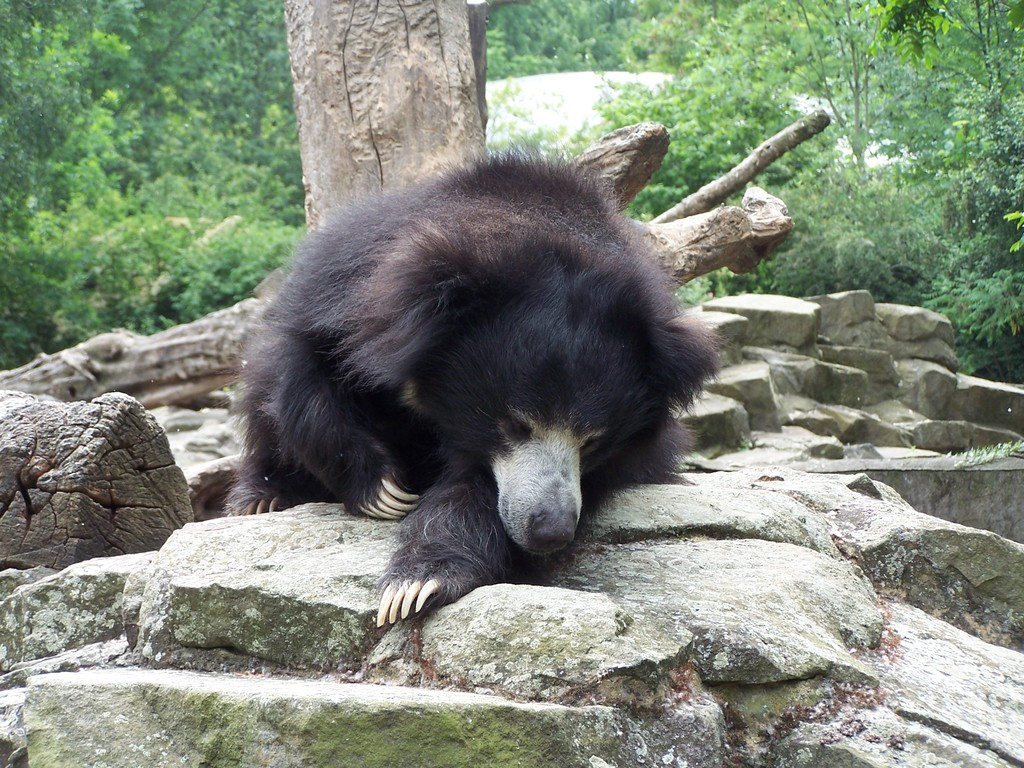
#> input picture test_img/0df78ee76bafd3a9.jpg, 1024 x 768 px; its folder holds 4 pictures in this run
$ python extract_feature.py
#> lines starting #> are read from the running program, lines starting #| are printed output that depends on the picture
# Import các thư viện cần thiết
import cv2
import os
import numpy as np
import pickle
# Hàm trích xuất đặc trưng từ ảnh
def extract_features(img_path, output_path, algo="SIFT", max_keypoints=500):
    """
    Trích xuất đặc trưng từ ảnh và lưu kết quả vào tệp.
    :param img_path: Đường dẫn thư mục chứa ảnh.
    :param output_path: Đường dẫn lưu trữ tệp đặc trưng.
    :param algo: Thuật toán sử dụng (SIFT hoặc ORB).
    :param max_keypoints: Số lượng điểm đặc trưng tối đa.
    """
#> called with img_path = 'test_img/', output_path = 'features.csv', algo = 'SIFT', max_keypoints = 500
    # Lấy danh sách các ảnh
    img_list = [f for f in os.listdir(img_path) if f.lower().endswith(('.jpg', '.png', '.jpeg'))]

    # Khởi tạo thuật toán
    if algo == "SIFT":
        detector = cv2.SIFT_create(max_keypoints)
    elif algo == "ORB":
        detector = cv2.ORB_create(max_keypoints)
    else:
        raise ValueError("Algorithm must be 'SIFT' or 'ORB'.")

    # Lưu trữ đặc trưng
    features = {}

    for img_name in img_list:
        img_file = os.path.join(img_path, img_name)
        print(f"Đang xử lý: {img_file}")

        # Đọc và chuyển đổi ảnh
        img = cv2.imread(img_file)
#> img is the input picture: shape (768, 1024, 3); mean B, G, R 120.7, 136.1, 127.3
        if img is None:
            print(f"Không thể đọc ảnh: {img_file}. Bỏ qua...")
            continue
        gray = cv2.cvtColor(img, cv2.COLOR_BGR2GRAY)
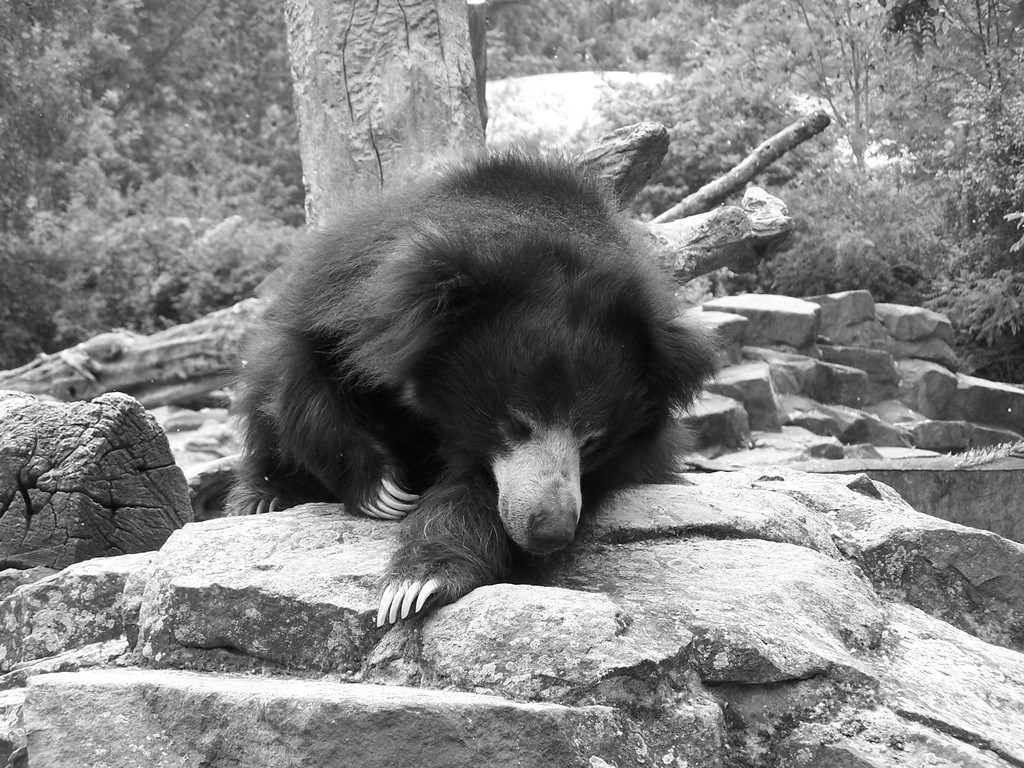
#> gray: shape (768, 1024); min 0, max 255, mean 131.7

        # Trích xuất đặc trưng
        keypoints, descriptors = detector.detectAndCompute(gray, None)
#> keypoints = 500 keypoints; strongest (x, y, size): (1009, 410, 1.9), (974, 221, 1.9), (266, 478, 1.9), (101, 403, 2.1)
        features[img_name] = {
            "keypoints": [kp.pt for kp in keypoints],  # Chỉ lưu tọa độ điểm đặc trưng
            "descriptors": descriptors
        }
#> pass 2 of the loop in extract_features, `for img_name in img_list:`:
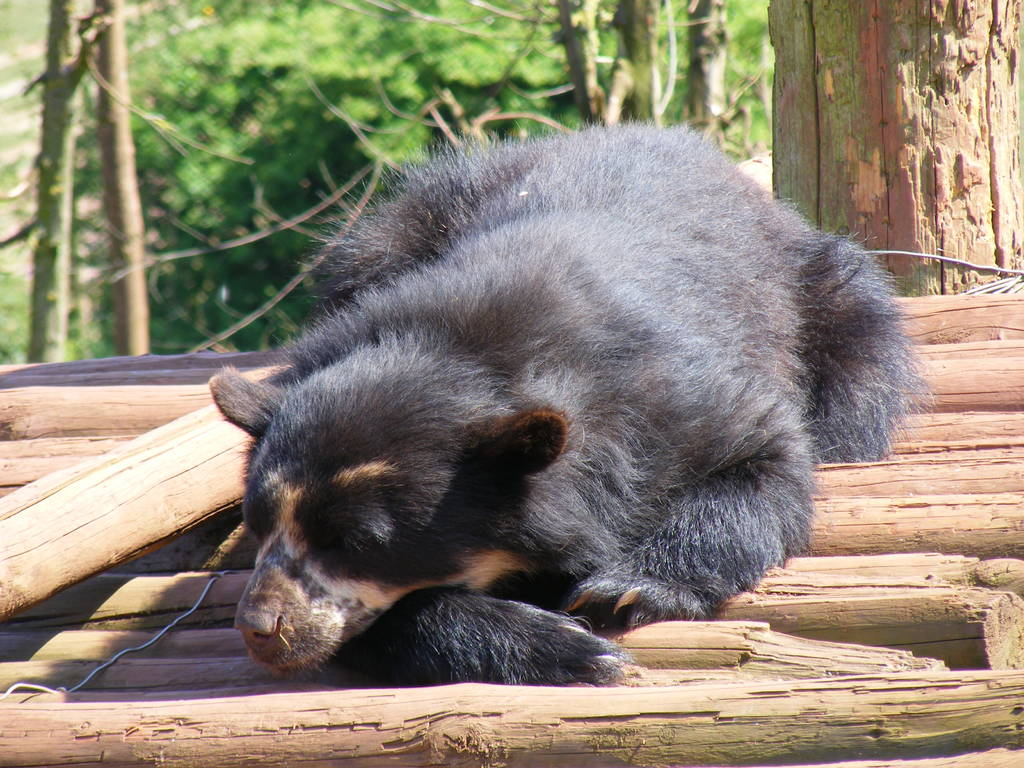
#> input picture test_img/0f899aca6d0fb6e1.jpg, 1024 x 768 px
#> in extract_features, img is the input picture: shape (768, 1024, 3); mean B, G, R 116.1, 133, 141.7
#> in extract_features, `gray = cv2.cvtColor(img, cv2.COLOR_BGR2GRAY)`:
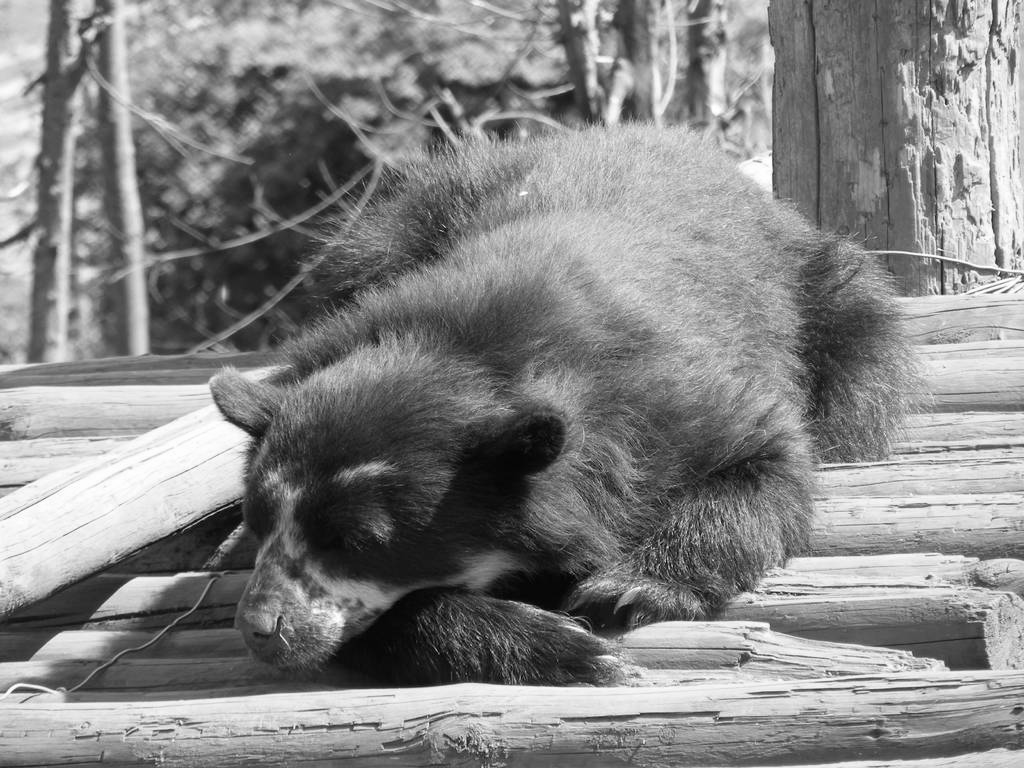
#> gray: shape (768, 1024); min 1, max 255, mean 133.7
#> keypoints = 500 keypoints; strongest (x, y, size): (139, 592, 23.5), (946, 102, 2.9), (777, 593, 2.2), (185, 451, 88.4)
#> pass 3 of the loop in extract_features, `for img_name in img_list:`:
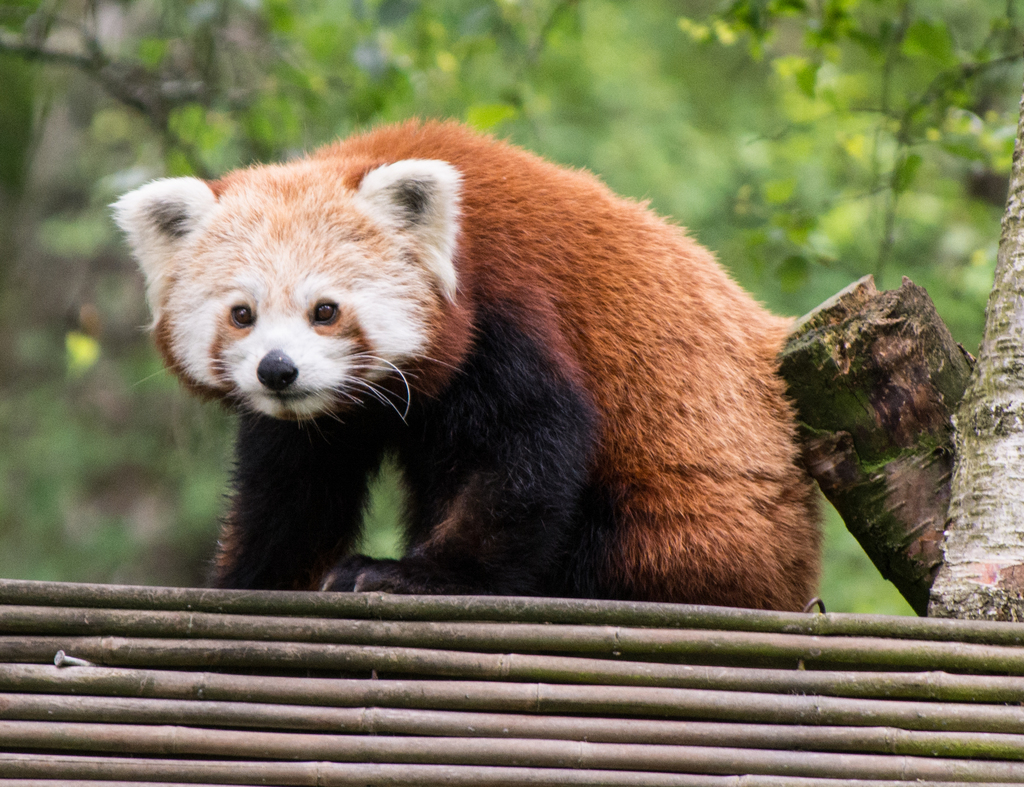
#> input picture test_img/1cca48c57103a42c.jpg, 1024 x 787 px
#> in extract_features, img is the input picture: shape (787, 1024, 3); mean B, G, R 82.9, 110.9, 118.8
#> in extract_features, `gray = cv2.cvtColor(img, cv2.COLOR_BGR2GRAY)`:
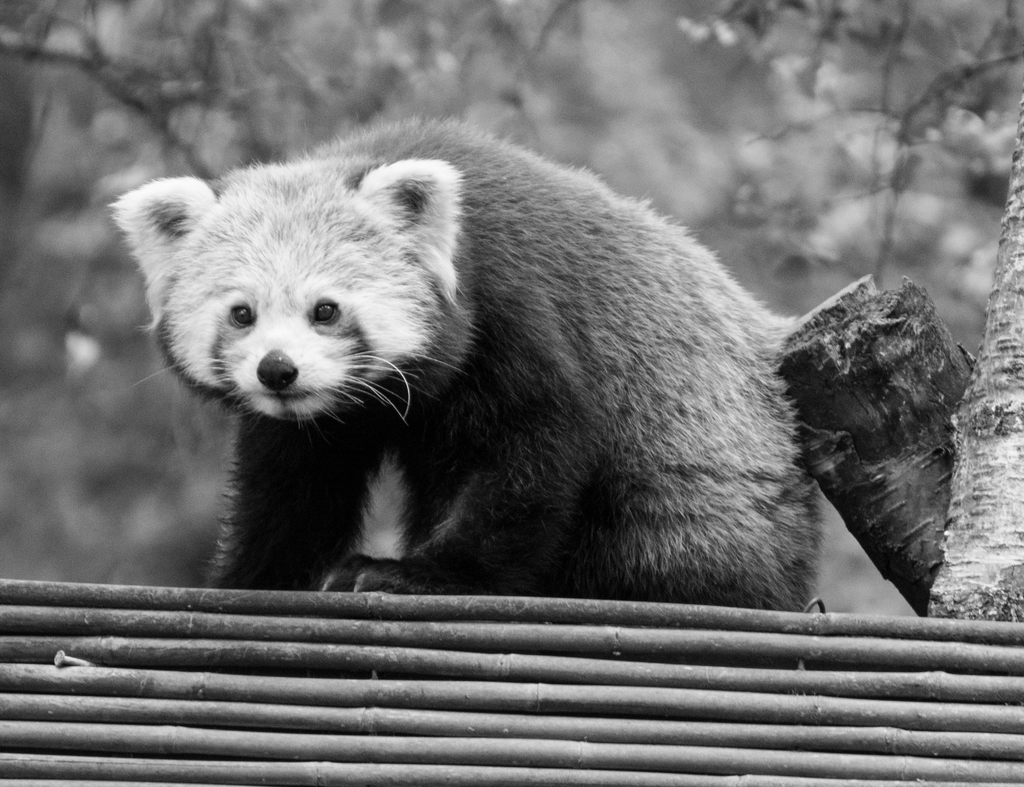
#> gray: shape (787, 1024); min 0, max 252, mean 110.1
#> keypoints = 500 keypoints; strongest (x, y, size): (323, 314, 20.5), (243, 317, 18.4), (278, 376, 24), (64, 664, 5.5)
#> the loop made 4 passes; the first 3 are shown

    print(features)
#> (printed output is left out)
    # Lưu kết quả vào tệp
    with open(output_path, "wb") as f:
        pickle.dump(features, f)

    print(f"Đặc trưng đã được lưu vào: {output_path}")

# Đường dẫn đến thư mục chứa ảnh
img_path = "test_img/"

# Đường dẫn lưu đặc trưng
output_path = "features.csv"

# Gọi hàm trích xuất
extract_features(img_path, output_path, max_keypoints=500)
